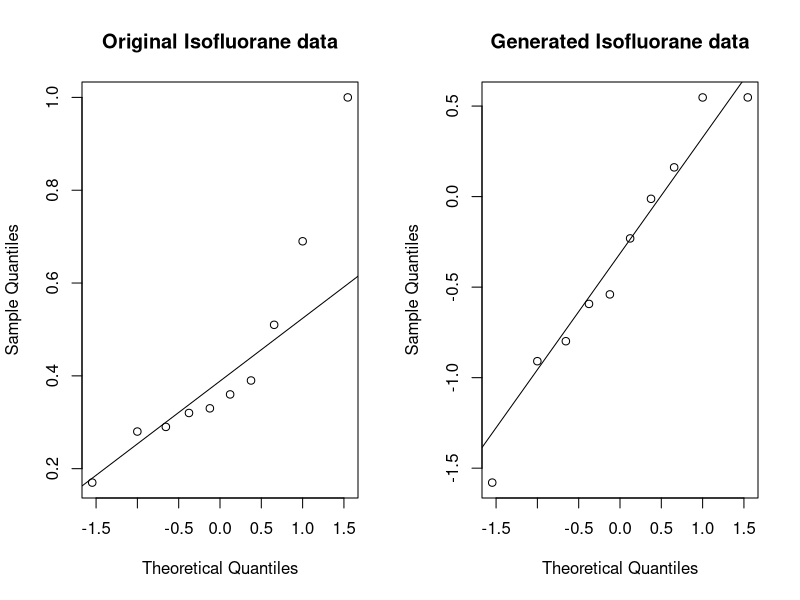
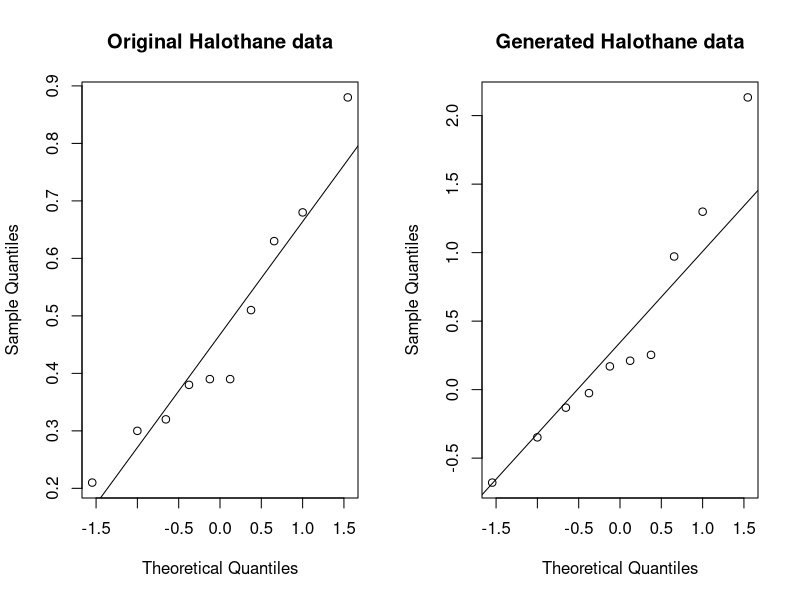
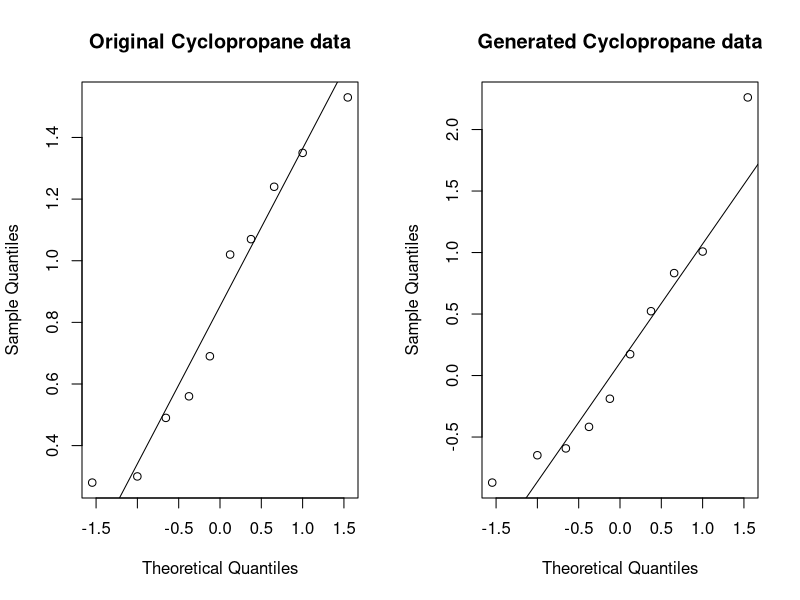
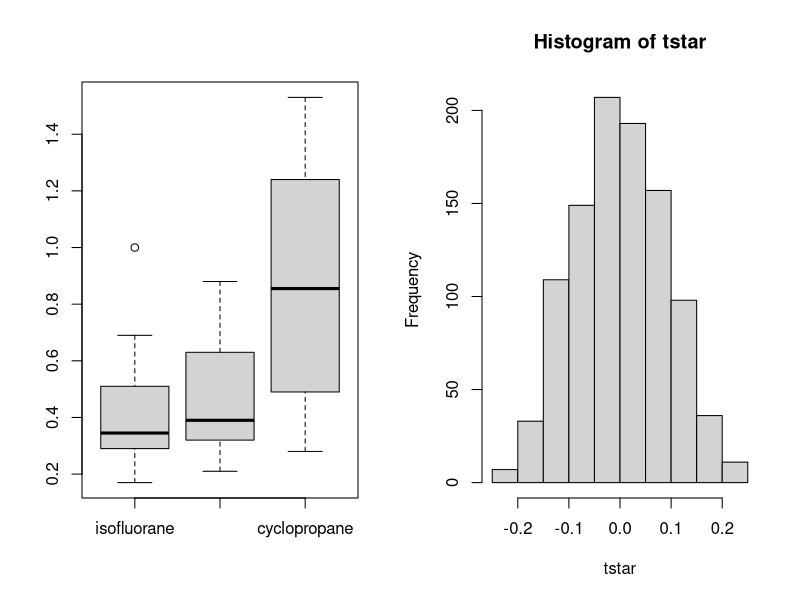
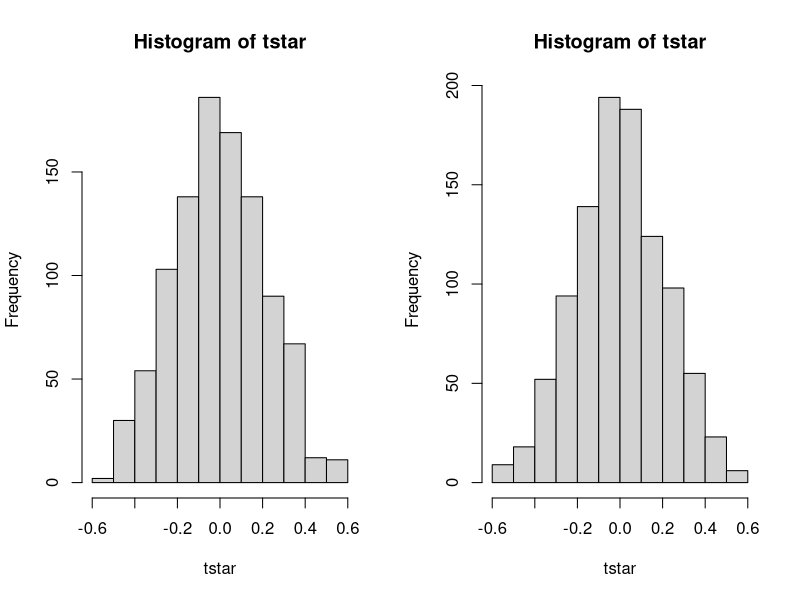

Generate these figures, in order, with R:
par(mfrow=c(1,2))
dogs = read.csv(file = "dogs.txt", header = TRUE, sep = " ")

attach(dogs)

# 1.

testnorm_isofluorane = rnorm(length(isofluorane))
testnorm_halothane = rnorm(length(halothane))
testnorm_cyclopropane = rnorm(length(cyclopropane))

qqnorm(isofluorane, main="Original Isofluorane data"); qqline(isofluorane)
qqnorm(testnorm_isofluorane, main="Generated Isofluorane data"); qqline(testnorm_isofluorane)

qqnorm(halothane, main="Original Halothane data"); qqline(halothane)
qqnorm(testnorm_halothane, main="Generated Halothane data"); qqline(testnorm_halothane)

qqnorm(cyclopropane, main="Original Cyclopropane data"); qqline(cyclopropane)
qqnorm(testnorm_cyclopropane, main="Generated Cyclopropane data"); qqline(testnorm_cyclopropane)

boxplot(dogs)

# Seems reasonable for the last one, second one is questionable, first is not a normal population

# 2.
# use permutation tests to see the difference between the outcomes
mystat = function (x, y) { mean(x - y) }
B = 1000

# isofluorane and halothane
tstar = numeric(B)

for (i in 1:B) {
  constar = t(apply(cbind(isofluorane, halothane), 1, sample))
  tstar[i] = mystat(constar[,1], constar[,2])
}
myt1 = mystat(isofluorane, halothane)

hist(tstar)
pl1 = sum(tstar < myt1) / B
pr1 = sum(tstar > myt1) / B
p = 2 * min(pl1, pr1)
p # 0.696 accept the null hypo, same concetration that isofluorane and halothane has the same concentration

# cyclopropane and halothane
tstar = numeric(B)

for (i in 1:B) {
  constar = t(apply(cbind(cyclopropane, halothane), 1, sample))
  tstar[i] = mystat(constar[,1], constar[,2])
}
myt2 = mystat(cyclopropane, halothane)

hist(tstar)
pl2 = sum(tstar < myt2) / B
pr2 = sum(tstar > myt2) / B
p = 2 * min(pl2, pr2)
p # 0.058 there is a big difference between the concetrations

# isofluorane and cyclopropane
tstar = numeric(B)

for (i in 1:B) {
  constar = t(apply(cbind(isofluorane, cyclopropane), 1, sample))
  tstar[i] = mystat(constar[,1], constar[,2])
}
myt3 = mystat(isofluorane, cyclopropane)

hist(tstar)
pl3 = sum(tstar < myt3) / B
pr3 = sum(tstar > myt3) / B
p = 2 * min(pl3, pr3)
p # 0.48 there is a big difference between the concetrations

# estimated concentration values, this supports the above p-values
mean(isofluorane) # 0.434
mean(halothane) # 0.469
mean(cyclopropane) # 0.853

# 3.
dogframe = data.frame(drugs = as.vector(as.matrix(dogs)), groups = as.factor(rep(1:3, each = 10)))
attach(dogframe)
test= kruskal.test(drugs, groups)
summary(test)
# > kruskal.test(drugs, groups)
# 
# Kruskal-Wallis rank sum test
# 
# data:  drugs and groups
# Kruskal-Wallis chi-squared = 5.6442, df = 2, p-value = 0.05948  

# quite close to 0.05, but still accept the null hypo

# The difference is that kruskal tests wether all three groups are from the same population or not,
# while the t-test only tests 2, so 2 populations can be the same, but different from the third
# The two results are compatibel with each other, 3 populations are not the same, 2 of the 3 are the
# same, but no the third (cyclopropane)

detach(dogs)
detach(dogframe)
